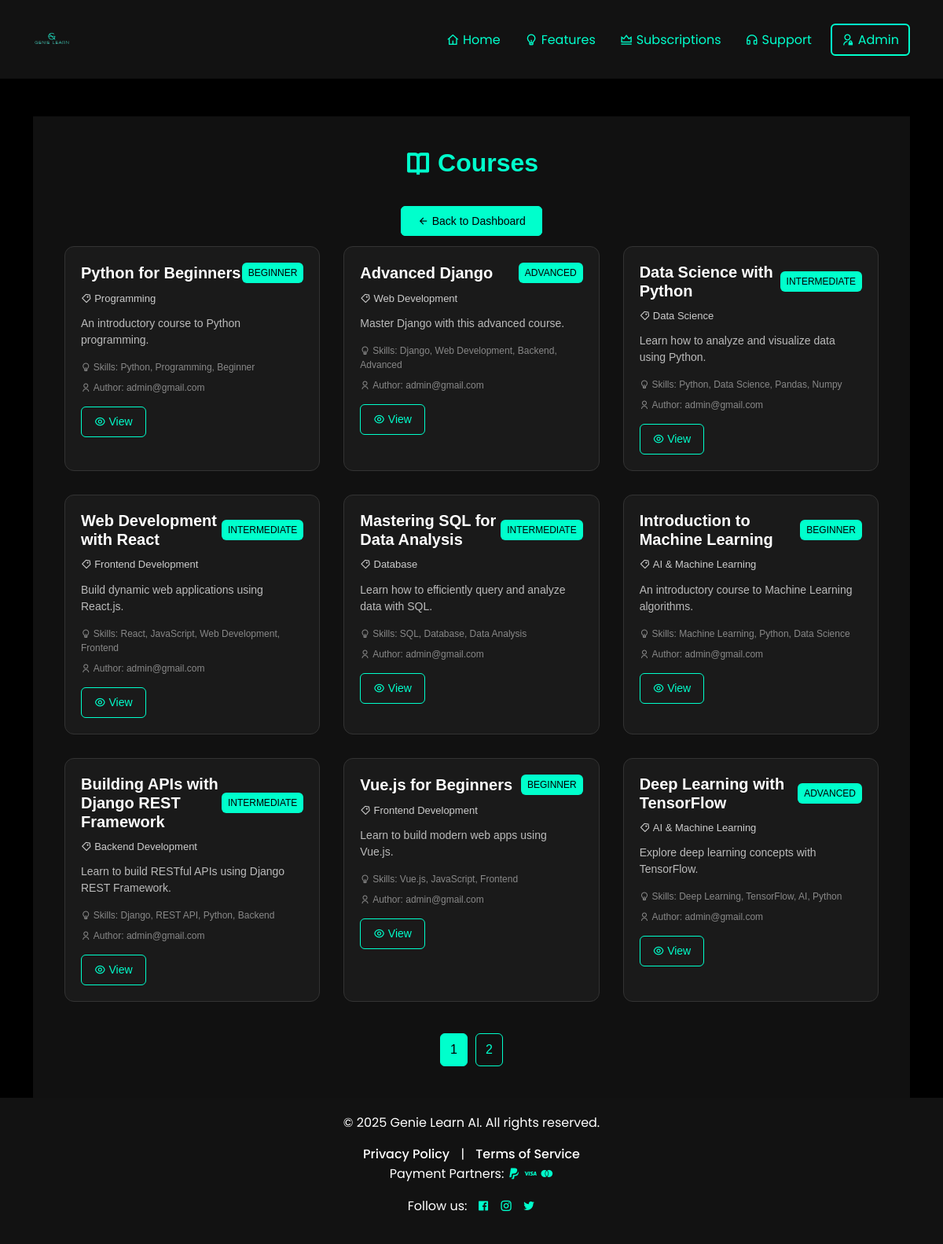
The page /courses_app/courses/ on the database its author committed.
### courses_app/models.py (models this page shows, shortened)
class Course(models.Model):
    DIFFICULTY_CHOICES = [
        ('beginner', 'Beginner'),
        ('intermediate', 'Intermediate'),
        ('advanced', 'Advanced'),
    ]
    SUBSCRIPTION_CHOICES = [
    ('FREE', 'Free'),
    ('PRO', 'Pro'),
    ('PREMIUM', 'Premium'),
]
    title = models.CharField(max_length=255)
    description = models.TextField()
    skills = models.TextField(null=True, blank=True)  # Comma-separated skills
    author = models.ForeignKey(settings.AUTH_USER_MODEL, on_delete=models.CASCADE, related_name='courses')
    thumbnail = models.ImageField(upload_to='course_thumbnails/', null=True, blank=True)
    difficulty = models.CharField(max_length=20, choices=DIFFICULTY_CHOICES, default='beginner')
    category = models.CharField(max_length=100, null=True, blank=True)
    tags = models.CharField(max_length=255, null=True, blank=True)
    price = models.DecimalField(max_digits=6, decimal_places=2, default=0.00)
    is_published = models.BooleanField(default=False)
    subscription = models.CharField(max_length=20, choices=SUBSCRIPTION_CHOICES, default='FREE')
    created_at = models.DateTimeField(auto_now_add=True)

### user_app/models.py (models this page shows, shortened)
class User(AbstractBaseUser, PermissionsMixin):
    email = models.EmailField(unique=True)
    full_name = models.CharField(max_length=30, null=True, blank=True)
    educational_qualification = models.CharField(max_length=50, null=True, blank=True)
    certificates = models.TextField(null=True, blank=True)
    phone = models.CharField(max_length=20, unique=True, null=True, blank=True)
    is_email_verified = models.BooleanField(default=False)
    is_phone_verified = models.BooleanField(default=False)
    subscriptions_type = models.CharField(max_length=20, null=True, blank=True)
    registration_date = models.DateTimeField(auto_now_add=True, null=True, blank=True)
    last_login = models.DateTimeField(auto_now=True, null=True, blank=True)
    bio = models.TextField(null=True, blank=True)
    date_of_birth = models.DateField(null=True, blank=True)
    address = models.TextField(null=True, blank=True)
    website = models.URLField(null=True, blank=True)
    gender = models.CharField(max_length=20, null=True, blank=True)
    occupation = models.CharField(max_length=20, null=True, blank=True)
    skills = models.TextField(null=True, blank=True)
    sub_category = models.TextField(null=True, blank=True)
    certificate_file = models.FileField(upload_to="certificates/", null=True, blank=True)
    followers_count = models.PositiveIntegerField(default=0)
    following_count = models.PositiveIntegerField(default=0)
    is_active = models.BooleanField(default=True)
    is_staff = models.BooleanField(default=False)
    USERNAME_FIELD = 'email'
    REQUIRED_FIELDS = []
    objects = CustomUserManager()

### courses_app/views.py (the view)
# urls.py: path('courses/', views.courses, name='courses'),
def courses(request):
    courses = Course.objects.all()
    course_data = []
    for course in courses:
        thumbnails_dir = os.path.join(settings.BASE_DIR, 'static', 'course_thumbnails')
        pattern = os.path.join(thumbnails_dir, f"course_{course.id}.*")
        matching_files = glob.glob(pattern)
        if matching_files:
            thumbnail_file = os.path.basename(matching_files[0])
            thumbnail_path = f"course_thumbnails/{thumbnail_file}"
        else:
            thumbnail_path = f"1.jpeg"
        course_data.append({
            "id": course.id,
            "title": course.title,
            "description": course.description,
            "skills": course.skills,
            "author": course.author.email,
            "thumbnail": thumbnail_path,
            "difficulty": course.get_difficulty_display(),
            "category": course.category,
            "tags": course.tags,
            "subscription": course.subscription,
            "is_published": course.is_published,
            "created_at": course.created_at,
        })
    return render(request, "courses.html", {"courses": course_data})

### courses_app/templates/courses.html (shortened to what this page needs)
{% extends 'base.html' %}
{% load static %}
{% block content %}
<div style="padding: 40px; background-color: #111; min-height: 100vh; color: #fff; font-family: sans-serif;">
  <h2 style="font-size: 32px; font-weight: bold; text-align: center; margin-bottom: 40px; color: #00ffcc;">
    <i class="ri-book-open-line" style="vertical-align: middle;"></i> Courses
  </h2>
   <div style="text-align: center; margin-bottom: 20px;">
    <a href="{% url 'landing' %}" style="padding: 10px 20px; font-size: 14px; background-color: #00ffcc; color: #000; text-decoration: none; border-radius: 6px; border: 1px solid #00ffcc;">
      <i class="ri-arrow-left-line"></i> Back to Dashboard
    </a>
  </div>
  <div id="course-container" style="display: grid; grid-template-columns: repeat(auto-fit, minmax(320px, 1fr)); gap: 30px;">
    {% for course in courses %}
    <div class="course-card" style="background-color: #1a1a1a; border: 1px solid #333; border-radius: 12px; overflow: hidden; display: flex; flex-direction: column; padding: 20px;">
      <div style="display: flex; justify-content: space-between; align-items: center; margin-bottom: 10px;">
        <h3 style="font-size: 20px; font-weight: bold; margin: 0; color: #fff;">{{ course.title }}</h3>
        <span style="font-size: 12px; text-transform: uppercase; padding: 4px 8px; border-radius: 6px; background-color: #00ffcc; color: #000;">
          {{ course.difficulty }}
        </span>
      </div>
      <p style="font-size: 13px; color: #ccc; margin: 0 0 12px;"><i class="ri-price-tag-3-line"></i> {{ course.category }}</p>
      <p style="font-size: 14px; color: #bbb; margin-bottom: 15px;">{{ course.description }}</p>
      <p style="font-size: 12px; color: #888; margin: 0 0 8px;"><i class="ri-lightbulb-line"></i> Skills: {{ course.skills }}</p>
      <p style="font-size: 12px; color: #888; margin: 0 0 15px;"><i class="ri-user-line"></i> Author: {{ course.author }}</p>
      <div style="display: flex; justify-content: space-between; align-items: center;">
        <a href="{% url 'courses_app:courses' %}" style="padding: 8px 16px; font-size: 14px; color: #00ffcc; border: 1px solid #00ffcc; border-radius: 6px; text-decoration: none;" onmouseover="this.style.background='#00ffcc'; this.style.color='#000';" onmouseout="this.style.background='transparent'; this.style.color='#00ffcc';">
          <i class="ri-eye-line"></i> View
        </a>
      </div>
    </div>
    {% empty %}
    <p style="text-align: center; color: #fff; font-size: 18px;">No courses available at the moment.</p>
    {% endfor %}
  </div>
  <div id="pagination" style="text-align: center; margin-top: 40px;"></div>
</div>
{% endblock %}

### templates/base.html (style rules this page uses)
body { background-color: black; color: white; font-family: 'Poppins', sans-serif; margin:0px; padding:0px; }
h2 { color:#00ffcc; }

### rows shown on the page
Course: title "Python for Beginners", category "Programming", description "An introductory course to Python programming.", skills "Python, Programming, Beginner"
User: author "admin@gmail.com" "admin@gmail.com" "admin@gmail.com" "admin@gmail.com" "admin@gmail.com" "admin@gmail.com" "admin@gmail.com" "admin@gmail.com" "admin@gmail.com"
Course: title "Advanced Django", category "Web Development", description "Master Django with this advanced course.", skills "Django, Web Development, Backend, Advanced"
Course: title "Data Science with Python", category "Data Science", description "Learn how to analyze and visualize data using Python.", skills "Python, Data Science, Pandas, Numpy"
Course: title "Web Development with React", category "Frontend Development", description "Build dynamic web applications using React.js.", skills "React, JavaScript, Web Development, Frontend"
Course: title "Mastering SQL for Data Analysis", category "Database", description "Learn how to efficiently query and analyze data with SQL.", skills "SQL, Database, Data Analysis"
Course: title "Introduction to Machine Learning", category "AI & Machine Learning", description "An introductory course to Machine Learning algorithms.", skills "Machine Learning, Python, Data Science"
Course: title "Building APIs with Django REST Framework", category "Backend Development", description "Learn to build RESTful APIs using Django REST Framework.", skills "Django, REST API, Python, Backend"
Course: title "Vue.js for Beginners", category "Frontend Development", description "Learn to build modern web apps using Vue.js.", skills "Vue.js, JavaScript, Frontend"
Course: title "Deep Learning with TensorFlow", category "AI & Machine Learning", description "Explore deep learning concepts with TensorFlow.", skills "Deep Learning, TensorFlow, AI, Python"

### other values the page prints
{{ course.difficulty }} "BEGINNER" "ADVANCED" "INTERMEDIATE" "INTERMEDIATE" "INTERMEDIATE" "BEGINNER" "INTERMEDIATE" "BEGINNER" "ADVANCED"
